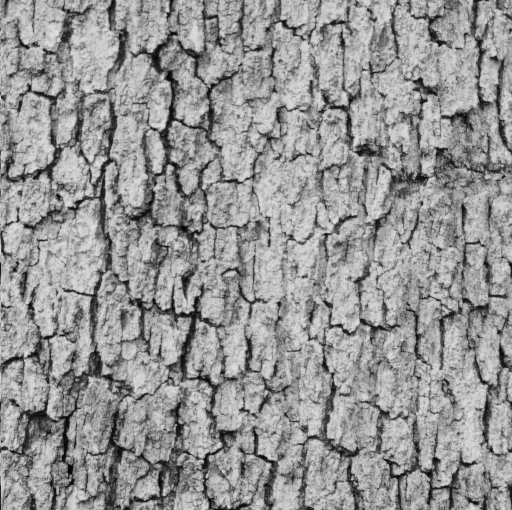
#> input picture in/casca1.png, 512 x 510 px; its folder holds 4 pictures in this run
$ jupyter execute --allow-errors project4.ipynb   (older library calls are emulated)
#> lines starting #> are read from the running program, lines starting #| are printed output that depends on the picture; pictures that were not available may be replaced by others from this repository, and a replacement may not be noted
[cell 1]
import numpy as np
import matplotlib.pyplot as plt
import cv2

from skimage import io
from skimage.feature import local_binary_pattern, greycomatrix, greycoprops
from tabulate import tabulate

[cell 2]
def rbg_to_gray(img):
    copy = np.dot(img[:,:,:], [0.2989, 0.5870, 0.1140])
    return copy.astype(np.uint8)

# [7 lines left out: function plot_lbp, not called in this run]

#> (a cell that did not finish here is left out)

[cell 4]
# [28 lines left out: function plot_histogram, not called in this run]

[cell 5]
img_vec = []
img_name = 'casca1' + '.png'
img = io.imread('in/' + img_name)
#> img is the input picture: shape (510, 512); min 2, max 226, mean 149.1
img_vec.append(img)

img_name = 'casca2' + '.png'
img = io.imread('in/' + img_name)
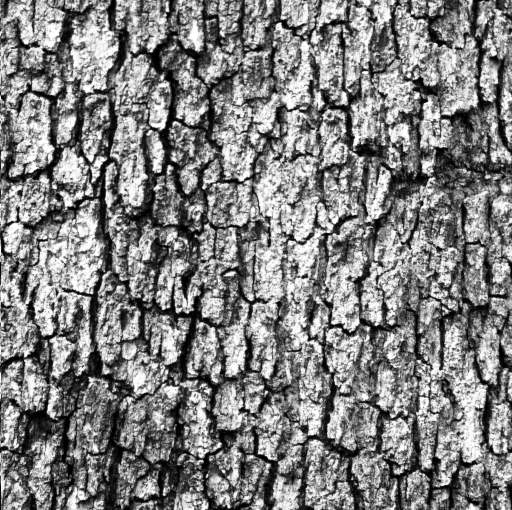
#> input picture in/casca2.png, 512 x 510 px
#> img is the input picture: shape (510, 512); min 0, max 255, mean 128.1
img_vec.append(img)

img_name = 'tijolo1' + '.png'
img = io.imread('in/' + img_name)
img_vec.append(img)

img_name = 'tijolo2' + '.png'
img = io.imread('in/' + img_name)
img_vec.append(img)

img_name = 'fabric1' + '.png'
img = io.imread('in/' + img_name)
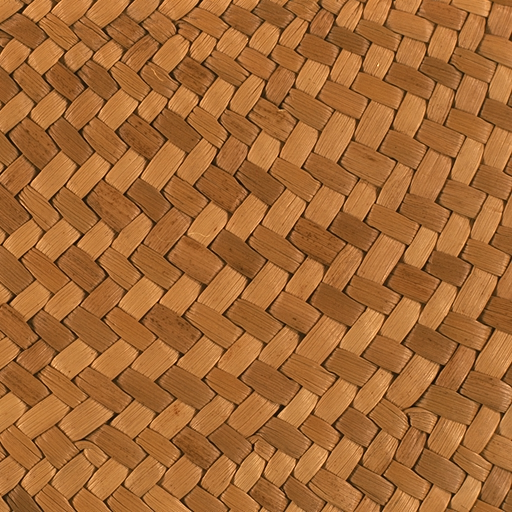
#> input picture in/fabric1.png, 512 x 512 px
#> img is the input picture: shape (512, 512, 3); mean R, G, B 166, 105.4, 52.6
img_vec.append(rbg_to_gray(img))
#> in rbg_to_gray, `copy = np.dot(img[:,:,:], [0.2989, 0.5870, 0.1140])`:
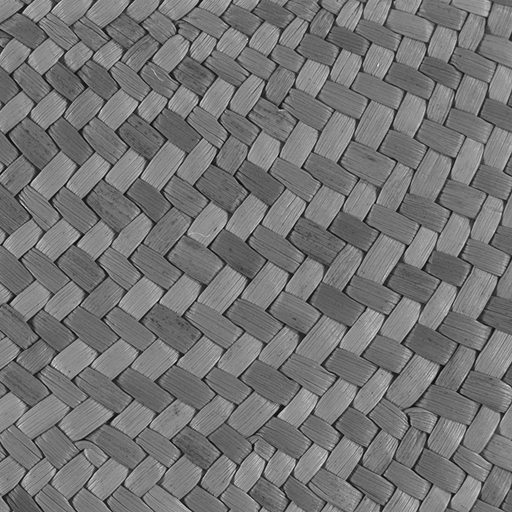
#> copy: shape (512, 512) float64; min 7.15, max 226.8, mean 117.5

img_name = 'fabric2' + '.png'
img = io.imread('in/' + img_name)
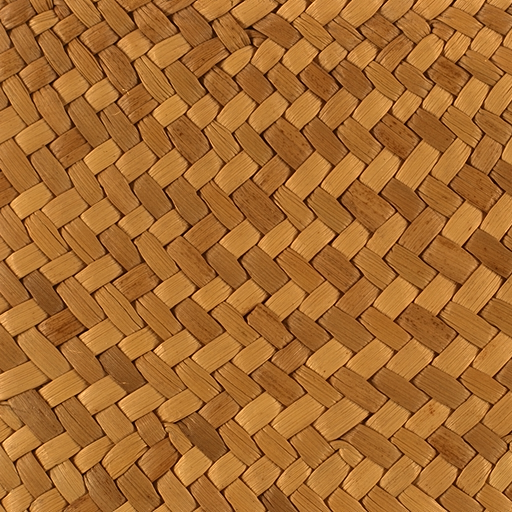
#> input picture in/fabric2.png, 512 x 512 px
#> img is the input picture: shape (512, 512, 3); mean R, G, B 167.6, 107.6, 47.5
img_vec.append(rbg_to_gray(img))
#> in rbg_to_gray (call 2), `copy = np.dot(img[:,:,:], [0.2989, 0.5870, 0.1140])`:
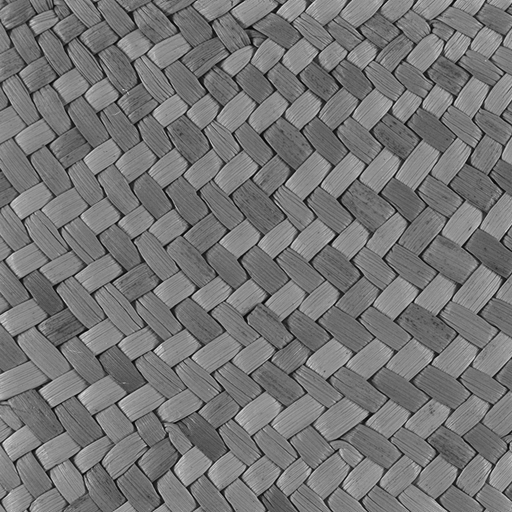
#> copy: shape (512, 512) float64; min 5.98, max 225.1, mean 118.7

img_name = 'palha1' + '.png'
img = io.imread('in/' + img_name)
img_vec.append(img)

img_name = 'palha2' + '.png'
#> (the rest of this cell did not finish here and is left out)
